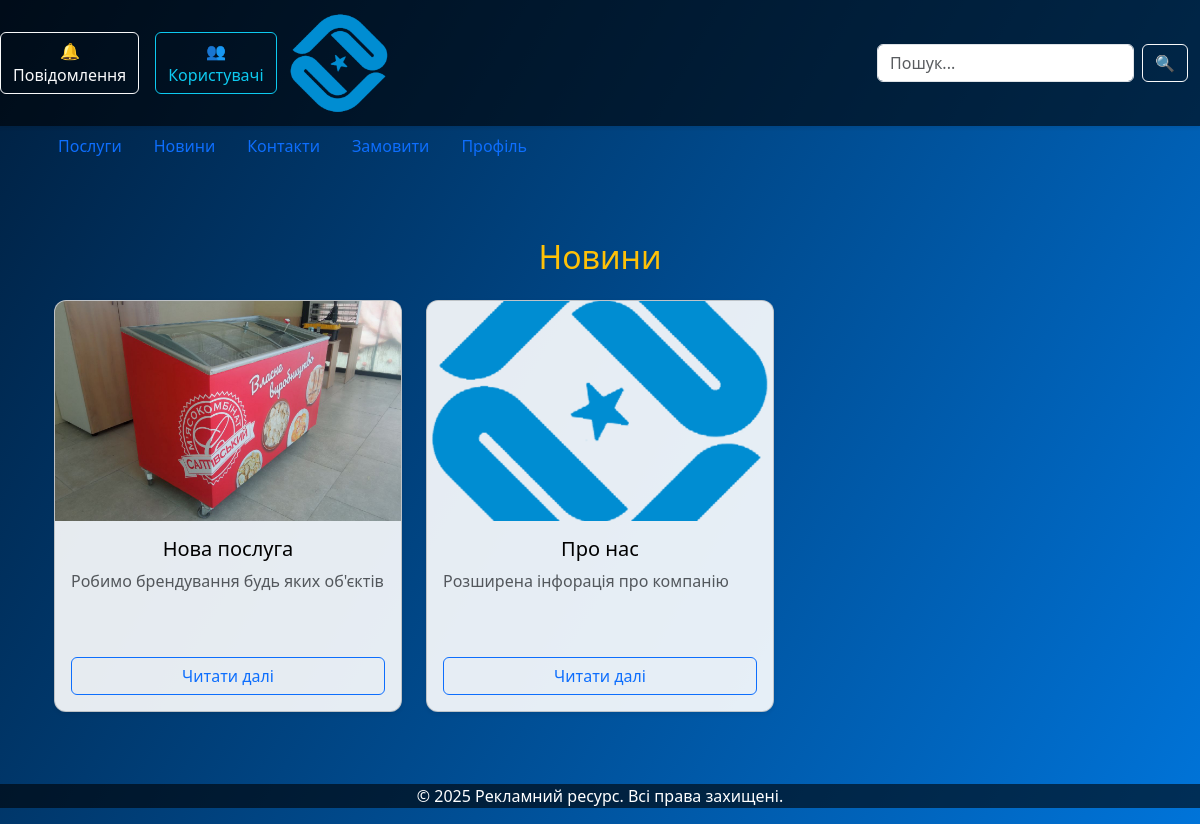
The app's page /news/ (signed in), older data.
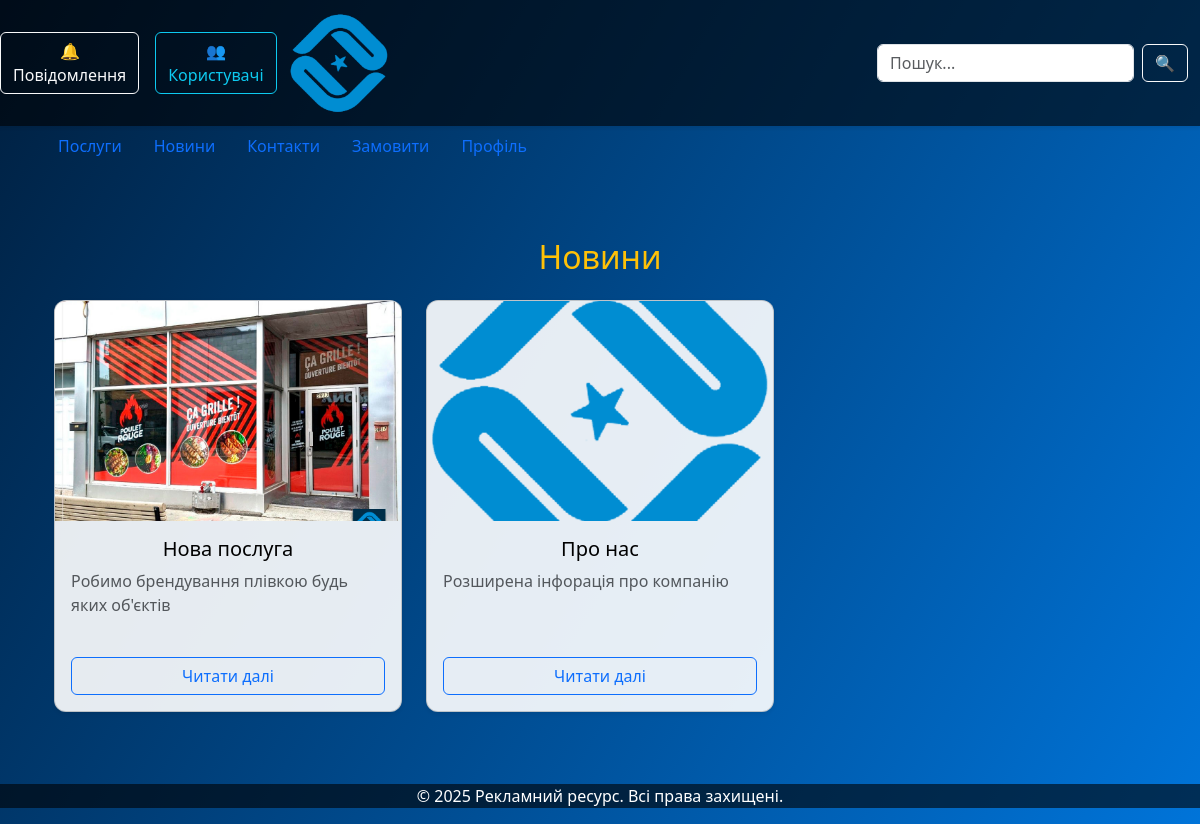
The same page, newer data.
### main/models.py (models this page shows, shortened)
class News(models.Model):
    title = models.CharField(max_length=200, verbose_name="Заголовок")
    content = models.TextField(verbose_name="Текст новини")
    image = models.ImageField(upload_to='news/', blank=True, null=True, verbose_name="Фото")
    date = models.DateTimeField(auto_now_add=True, verbose_name="Дата публікації")
    class Meta:
        verbose_name = "Новина"
        verbose_name_plural = "Новини"

### main/views.py (the view)
# urls.py: path('news/', views.news_list, name='news'),
def news_list(request):
    news = News.objects.all().order_by('-date')
    return render(request, "news.html", {"news": news, })

### main/context_processors.py (called while the page is built)
def unread_messages(request):
    if request.user.is_authenticated and request.user.is_staff:
        count = SupportChat.objects.filter(is_read=False).count()
        return {'unread_messages_count': count}
    return {}

### main/templates/news.html (shortened to what this page needs)
{% extends "base.html" %}
{% block content %}
<div class="container py-5">
  <h2 class="text-center text-warning mb-4">Новини</h2>
  {% if news %}
    <div class="row g-4">
      {% for n in news %}
        <div class="col-md-4 col-sm-6 d-flex align-items-stretch">
          <div class="card shadow-sm w-100" style="border-radius: 12px; overflow: hidden; transition: transform 0.3s;">
            <div class="image-container" style="height: 220px; overflow: hidden;">
              {% if n.image %}
                <a href="{% url 'news_detail' n.id %}">
                  <img src="{{ n.image.url }}" alt="{{ n.title }}" class="img-fluid w-100"
                       style="object-fit: cover; height: 100%; transition: transform 0.4s ease;">
                </a>
              {% else %}
                <div style="height: 220px; background-color: #f2f2f2; display: flex; align-items: center; justify-content: center; color: #999;">
                  <span>Без зображення</span>
                </div>
              {% endif %}
            </div>
            <div class="card-body d-flex flex-column justify-content-between">
              <div>
                <h5 class="card-title text-center">{{ n.title }}</h5>
                <p class="card-text text-muted" style="min-height: 80px;">{{ n.content|truncatewords:20 }}</p>
              </div>
              <div class="text-center mt-auto">
                <a href="{% url 'news_detail' n.id %}" class="btn btn-outline-primary w-100 mt-2">Читати далі</a>
              </div>
            </div>
          </div>
        </div>
      {% endfor %}
    </div>
  {% else %}
    <p class="text-center mt-5">Поки що немає новин.</p>
  {% endif %}
</div>
{% endblock %}

Row changes from the older to the newer data that the page shows:
changed News "Нова послуга": image: a different picture; content "Робимо брендування будь яких об'єктів" → "Робимо брендування плівкою будь яких об'єктів"
